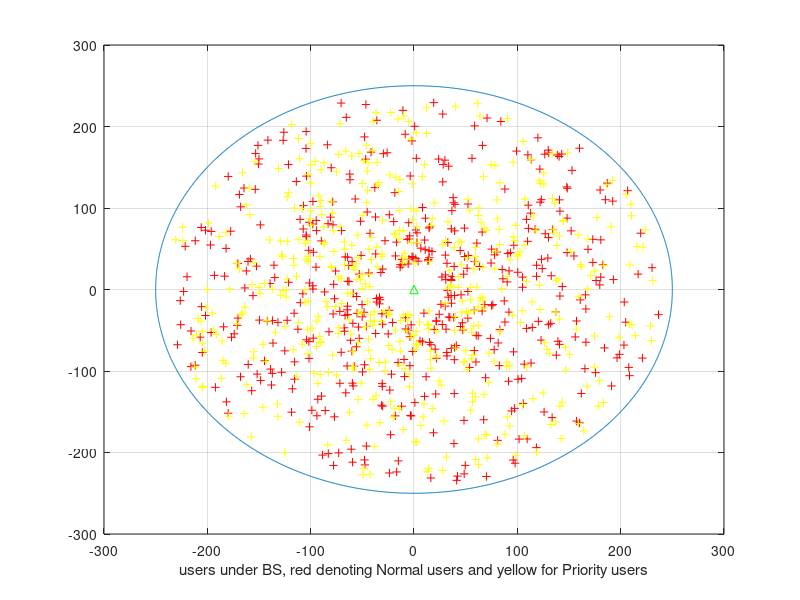
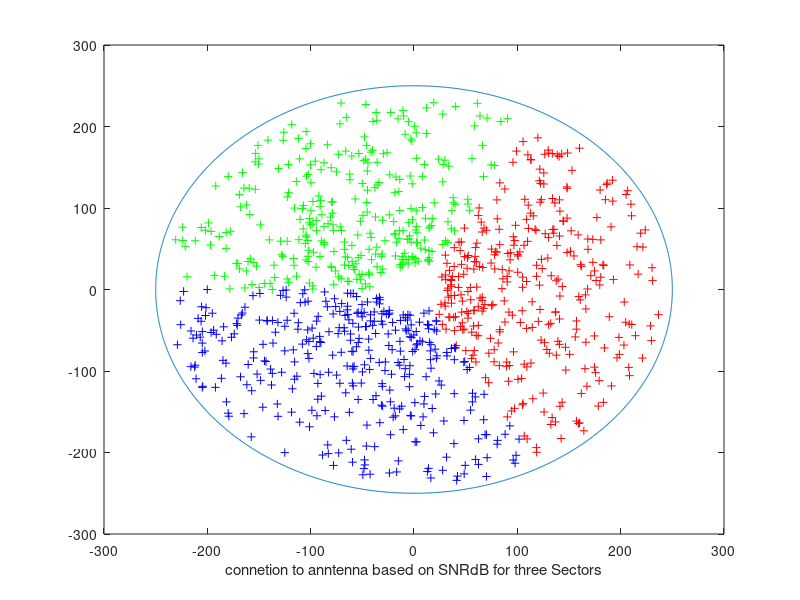

These charts were generated, in order, by the following MATLAB code: (Note: this script raises an error after producing the figures.)
grid on;

% area under the base station
r = 250;
t = 0 : pi/1000 : pi*2;
x = r*cos(t);
y = r*sin(t);
figure(1);
plot (x,y);
hold on;
grid on;
xlabel('users under BS, red denoting Normal users and yellow for Priority users' );


% layout of the base station
Bs_X = 0;
Bs_Y = 0;
plot(Bs_X, Bs_Y, '^g');


% genration of users in base station
a=30;
b=240;
n=1000; 
OpUserR = a + (b-a).*rand(n,1);
c=0;
d=2*pi;
theta = c + (d-c).*rand(n,1);
userX= (OpUserR.*cos(theta));
userY= (OpUserR.*sin(theta));
normal = 0.5 *n;
priority = n - normal;
userX1= zeros(1,(normal));
userY1= zeros(1,(normal));
userX2= zeros(1,(priority));
userY2= zeros(1,(priority));
for i = 1:(normal)
    userX1(i) = userX(i);
    userY1(i) = userY(i);
end
k = 1;
for i = (normal+1):n
    userX2(k) = userX(i);
    userY2(k) = userY(i);
    k = k+1;
end

figure(1);
hold on;
plot(userX1, userY1,'+r')
plot(userX2, userY2,'+y')


%parameter calculation for users in the network
d=zeros(1,n);
pathLoss_M=zeros(1,n);
pathLoss2_M=zeros(1,n);
shadowing_M=zeros(1,n);
hbs=25;
hms=1.5;
fc=2.6;
std_dev_M= 8;
for i= 1:n
    d(i)= sqrt((userX(i)^2) +(userY(i)^2));
    pathLoss_M(i)= (44.9-6.55*log10(hbs))*log10(d(i))+34.46+5.83*log10(hbs)+23*log10(fc/5);
    pathLoss2_M(i)= 40*log10(d(i)) + 0.65 - 16.2*log10(hbs) - 16.2*log10(hms) + 3.8*log10(fc/5); 
    shadowing_M= std_dev_M.* randn(n, 1);
end;




% parameter calculation for the first sector
i=1;
Aa1 = zeros(1,n) ;
Mg = 17; % max gain
Am = 20; %
W = 70;
gain = zeros(3, n);

while(i<=n)
if (0<=userX(i) && 0<userY(i))
  Aa1(i) = abs(atand(userY(i)/userX(i)))  ;

                 
elseif (0>userX(i) && 0<userY(i))
  Aa1(i) = 180 - abs(atand(userY(i)/userX(i)))  ;

elseif (0>userX(i) && 0>userY(i))
  Aa1(i) = 180 + abs(atand(userY(i)/userX(i)))  ;

elseif (0<userX(i) && 0>userY(i))
  Aa1(i) = 360 - abs(atand(userY(i)/userX(i)))  ;

end;
  if Aa1(i)>180
      Aa1(i)= 360- Aa1(i);
  end;
  if Aa1(i)< -180
      Aa1(i)= 360+Aa1(i);
  end;
      
   

 x=12*((Aa1(i)/W)^2);
gain(1,i)= Mg - min(x, Am);

i =i + 1 ;
end;



% parameter calculation for the second sector
i=1;
Aa2 = zeros(1,n) ;

while(i<=n)
if (0<userX(i) && 0<userY(i)) 
  Aa2(i) = 120 - abs(atand(userY(i)/userX(i)))  ;

elseif (0>userX(i) && 0<userY(i) && theta(i)>2*pi/3)
  Aa2(i) = 60 - abs(atand(userY(i)/userX(i)));
  
elseif (0>userX(i) && 0<userY(i) && theta(i)<2*pi/3)
  Aa2(i) = abs(atand(userY(i)/userX(i)))-60;

elseif (0>userX(i) && 0>userY(i))
  Aa2(i) = 60 + abs(atand(userY(i)/userX(i)))  ;

else 
  Aa2(i) = 240 - abs(atand(userY(i)/userX(i)))  ;

end;
 if Aa2(i)>180
      Aa2(i)= 360- Aa2(i);
  end;
  if Aa2(i)< -180
      Aa2(i)= 360+Aa2(i);
  end;
  
 x2=12*((Aa2(i)/W)^2);
gain(2,i)= Mg - min(x2, Am);

i =i + 1 ;
end;

% parameter calculation for the third sector
i=1;
Aa3 = zeros(1,n) ;

while(i<=n)
if (0<userX(i) && 0<userY(i))
  Aa3(i) = 240 - abs(atand(userY(i)/userX(i)))  ;


elseif (0>userX(i) && 0<userY(i))
  Aa3(i) = 60 + abs(atand(userY(i)/userX(i))) ;

elseif (0>userX(i) && 0>userY(i))
  theta1 =abs(atand(userY(i)/userX(i)) ) ;
  if theta1<60
      Aa3(i)= 60- theta1;
  elseif theta1>=60
      Aa3(i)=theta1-60;
  end;
  
 elseif (0<userX(i) && 0>userY(i))
  Aa3(i) = 120 - abs(atand(userY(i)/userX(i)))  ;

 end;
 
  if Aa3(i)>180
      Aa3(i)= 360- Aa3(i);
  end;
  if Aa3(i)< -180
      Aa3(i)= 360+Aa3(i);
  end;
      
 x3=12*((Aa3(i)/W)^2);
gain(3,i)= Mg - min(x3, Am);

i =i + 1 ;
end;


RS= zeros(3,n);
RSw= zeros(3,n);% Received signal in Watt
BS_Tx= 43;
gainMs= 0;
SNRw= zeros(3,n);
SNRdB= zeros(3,n);
bandwidth= 5000000;
noise_dB= -174 + 10*log10(bandwidth);
noise_w= 10^(noise_dB/10); % Noise power in Watt

alpha = 0.65;
dataRatePerH = zeros(1,n);
dataRate = zeros(1,n);
uSNRw= zeros(3,n);
uSNRdB = zeros(1,n);
RBbandwidth = 180000;
Unoise_dB= -174 + 10*log10(RBbandwidth);
Unoise_w= 10^(Unoise_dB/10);
fileSize = 16000000; % 2MB in bits

for i= 1:3
    for j= 1:normal
        RS(i,j)= BS_Tx + gain(i,j) + gainMs - pathLoss_M(j) - shadowing_M(j);
        RSw(i,j)= 10^(RS(i,j)/10);
        SNRw(i,j)= RSw(i,j)/noise_w;
        SNRdB(i,j)= 10 *log10(SNRw(i,j));
        
        uSNRw(i,j)= RSw(i,j)/Unoise_w;
        uSNRdB(i,j)= 10 *log10(uSNRw(i,j));
        
        if uSNRdB(i,j)>21
            uSNRdB(i,j) =21;
        end
        
        dataRatePerH(i,j) = alpha*log2(1+10.^(uSNRdB(i,j)/10));
        dataRate(i,j) = 900000; % 900Kbps
        
    end;
    
    
       for j= normal+1 : n
        RS(i,j)= BS_Tx + gain(i,j) + gainMs - pathLoss_M(j) - shadowing_M(j);
        RSw(i,j)= 10^(RS(i,j)/10);
        SNRw(i,j)= RSw(i,j)/noise_w;
        SNRdB(i,j)= 10 *log10(SNRw(i,j));
        
        uSNRw(i,j)= RSw(i,j)/Unoise_w;
        uSNRdB(i,j)= 10 *log10(uSNRw(i,j));
        
        if uSNRdB(i,j)>21
            uSNRdB(i,j) =21;
        end
        
        dataRatePerH(i,j) = alpha*log2(1+10.^(uSNRdB(i,j)/10));
        dataRate(i,j) = 2500000; % 2.5Mbps
        
       end;
    
    
end;



RdataRate = max(dataRate,[],1); % data rate(tx rate ) of each user.
RBbandwidthNormal = RdataRate(1,1)/dataRatePerH(1,1); % Adjusted to fit 900kb/s data rate
RBbandwidthPriority = RdataRate(1,normal+1)/dataRatePerH(1,normal+1); % Adjusted to fit 2.5MB/s data rate
serviceTime = zeros(1,n); % Service time for each user.

i=1;
for i=i:n
serviceTime(i) = fileSize/(RdataRate(i));
end;

SNRdB1= zeros(3,normal);
SNRdB2= zeros(3,priority);

for i= 1:3
    for j= 1:normal
        SNRdB1(i,j)= SNRdB(i,j);
    end;
end;

k=1;
for i= 1:3
    for j= (normal+1):n
        SNRdB2(i,k)= SNRdB(i,j);
        k=k+1;
    end;
    k=1;
end;


[maxSNRdB, indexSNRdB] =  max(SNRdB,[],1);
cell1 = find(indexSNRdB==1); %index of All users connected to cell1
cell2 = find(indexSNRdB==2); %index of All users connected to cell2
cell3 = find(indexSNRdB==3); %index of All users connected to cell3

[maxSNRdB1, indexSNRdB1] =  max(SNRdB1,[],1);
[maxSNRdB2, indexSNRdB2] =  max(SNRdB2,[],1);
cell11 = find(indexSNRdB1==1); %index of Normal users connected to cell1
cell12 = find(indexSNRdB1==2); %index of Normal users connected to cell2
cell13 = find(indexSNRdB1==3); %index of Normal users connected to cell3

cell21 = find(indexSNRdB2==1); %index of Priority users connected to cell1
cell22 = find(indexSNRdB2==2); %index of Priority users connected to cell1
cell23 = find(indexSNRdB2==3); %index of Priority users connected to cell1

figure(2);
r = 250;
t = 0 : pi/1000 : pi*2;
x = r*cos(t);
y = r*sin(t);
plot (x,y);
hold on;

figure(2);
plot(userX(cell1), userY(cell1),'+r', userX(cell2), userY(cell2),'+g',userX(cell3), userY(cell3),'+b');
xlabel('connetion to anntenna based on SNRdB for three Sectors' );


% Radio Resource Allocation Segment

Lamda = 0.5:1.5:12.5;
z = length(Lamda);
blockingProb = zeros(1,z);
throughput = zeros(1,z);
Energy = zeros(1,z);
ECR = zeros(1,z);
bNum = zeros(1,z); %number of blocked users
sCall = zeros(1,z);%number of served users
timeNow = -1*ones(1,z);
averageDelay = zeros(1,z);
delay = zeros(1,z);
numChannelsPerSector = 32;
perNormal = 0.5; % Percentage of total bandwidth allocated to Normal users
perPriority = 1- perNormal; % Percentage of total bandwidth allocated to Priority users
numChannelsNormal = ceil( numChannelsPerSector * perNormal); % Number of channels available for normal user
numChannelsPriority = numChannelsPerSector - numChannelsNormal; % Number of channels available for priority user
l=1; %  Iterates up to the length of lamda (z)
p_max = 20; %in watt
p_not = 130; %in watt
deltaP = 4.7;
Ntrx = 1;


for lamda = 0.5:1.5:12.5;  % Adjust one on top too
    
 tNumCalls = 10000;  
 lamdaNormal = 0.5 * lamda;
 lamdaPriority = lamda - lamdaNormal;

 XNormal =  -1/lamdaNormal*log(1-rand(1,tNumCalls/2)); % Interarrival for Normal
 arrivalTimeNormal = cumsum(XNormal);  % vector of arrival times for Normal 

 XPriority =  -1/lamdaPriority*log(1-rand(1,tNumCalls/2)); % Interarrival for Priority
 arrivalTimePriority = cumsum(XPriority);  % vector of arrival times for Priority

 combineArrivalTime = sort(union(arrivalTimeNormal,arrivalTimePriority)); % in Ascending form
 
 departureTime = inf*ones(1,tNumCalls);
 depTime = inf*ones(1,n); % for each user in the system
 
 tNum = 1;  % Current number of arrived calls
 channelStatus1 = zeros(1,numChannelsPerSector);
 channelStatus2 = zeros(1,numChannelsPerSector);
 channelStatus3 = zeros(1,numChannelsPerSector);
 pp=0;
 
 cellSel = zeros(1,n);  % Cell selected by user
 uState = zeros(1,n);   % Current state of each user
 uStateNormal = zeros(1,normal); % state of Normal Users
 uStatePriority = zeros(1,priority); % state of Priority Users
 uChannel = zeros(1,n); % Current channel connected to
 userAtime = zeros(1,n);% Current user arrival time
 userDtime = zeros(1,n);% current user departure time
 minaggTime =0;
 
 
  while(tNum<=tNumCalls-1)
     
    idle = 0;
    busy = 1;
    
    % Check for the class corresponding to the current Arrival time
    normalArrival = any(arrivalTimeNormal(:) == combineArrivalTime(tNum) );
    priorityArrival = any(arrivalTimePriority(:) == combineArrivalTime(tNum) );
    
    
    if normalArrival == 1    % if user is from the Normal class
        allFree = find(uState == 0); % vector of indexes of all free users
        freeUsers = find(allFree <= normal);
        uCall = allFree(freeUsers(randi(numel(freeUsers))));   % index of selected user to make call  
    end
    
    if priorityArrival == 1    % if user is from the Priority class
        allFree = find(uState == 0); % vector of indexes of all free users
        freeUsers = find(allFree > normal);
        uCall = allFree(freeUsers(randi(numel(freeUsers))));  % index of selected user to make call  
    end
     
    userAtime(uCall) = combineArrivalTime(tNum); % Arrival Time of selected user
    
    id1 = find(cell1==uCall);
    id2 = find(cell2==uCall);
    id3 = find(cell3==uCall); 
    
    TF1 = isempty(id1);
    TF2 = isempty(id2);
    TF3 = isempty(id3); 
    
   
     if TF1==0  % if user to call is connected to cell1
        if (1<=uCall && uCall<= normal) % if user is a Normal user
            selCh = find(channelStatus1==0); 
            freeCh = find(selCh <= numChannelsNormal);
            cellSel(uCall)=11; % normal cell1
            
        else  % user is a priority user
            selCh = find(channelStatus1==0); 
            freeCh = find(selCh > numChannelsNormal);
            cellSel(uCall)=21; % priority cell1 
        end
        
    end;
    
    if TF2==0  % if user to call is connected to cell2
        if (1<=uCall && uCall<= normal) % if user is a Normal user
            selCh = find(channelStatus2==0); 
            freeCh = find(selCh <= numChannelsNormal);
            cellSel(uCall)=12; % normal cell2
            
        else  % user is a priority user
            selCh = find(channelStatus2==0); 
            freeCh = find(selCh >numChannelsNormal);
            cellSel(uCall)=22; % priority cell2 
        end
    end;
    
    if TF3==0  % if user to call is connected to cell3
         if (1<=uCall && uCall<= normal) % if user is a Normal user
            selCh = find(channelStatus3==0); 
            freeCh = find(selCh <= numChannelsNormal);
            cellSel(uCall)=13; % normal cell3
            
        else  % user is a priority user
            selCh = find(channelStatus3==0); 
            freeCh = find(selCh > numChannelsNormal);
            cellSel(uCall)=23; % priority cell3 
        end
    end;
     
    h = isempty(freeCh);
    if RdataRate(uCall) >= 155.5740 %corresponding datarate for 1.8dB user snrdB
        m = 0;
    end;
    
   
    if h==0 && m==0   % free channel and high enough snrDB
        
            uState(uCall) = busy;
            uChannel(uCall)= selCh(freeCh(1));
        
        
            if (cellSel(uCall) == 11 || cellSel(uCall) == 21)
                
                 %Energy Modelling
              busyRatio1 = length(find(channelStatus1 == 1))/length(channelStatus1);
              busyRatio2 = length(find(channelStatus2 == 1))/length(channelStatus2);
              busyRatio3 = length(find(channelStatus3 == 1))/length(channelStatus3);
           
              p_out1 = busyRatio1 * p_max;
              p_out2 = busyRatio2 * p_max;
              p_out3 = busyRatio3 * p_max;
              power = Ntrx*((p_not + deltaP*p_out1)+ (p_not + deltaP*p_out2)+ (p_not + deltaP*p_out3)) ; 
              
              if(indexaggTime == 1)
              Energy(l) = Energy(l) + power * (combineArrivalTime(tNum) - combineArrivalTime(tNum-1) );
              else
                  Energy(l) = Energy(l) + power * (combineArrivalTime(tNum) - minaggTime );
              end  
              
              
              channelStatus1(selCh(freeCh(1))) = busy;
              
            elseif (cellSel(uCall) == 12 || cellSel(uCall) == 22)
                
                  %Energy Modelling
              busyRatio1 = length(find(channelStatus1 == 1))/length(channelStatus1);
              busyRatio2 = length(find(channelStatus2 == 1))/length(channelStatus2);
              busyRatio3 = length(find(channelStatus3 == 1))/length(channelStatus3);
         
              p_out1 = busyRatio1 * p_max;
              p_out2 = busyRatio2 * p_max;
              p_out3 = busyRatio3 * p_max;
              power = Ntrx*((p_not + deltaP*p_out1)+ (p_not + deltaP*p_out2)+ (p_not + deltaP*p_out3)) ;  
             
              if(indexaggTime == 1)
              Energy(l) = Energy(l) + power * (combineArrivalTime(tNum) - combineArrivalTime(tNum-1) );
              else
                  Energy(l) = Energy(l) + power * (combineArrivalTime(tNum) - minaggTime );
              end  
              
                
              channelStatus2(selCh(freeCh(1))) = busy;
              
            elseif (cellSel(uCall) == 13 || cellSel(uCall) == 23) 
                
                  %Energy Modelling
              busyRatio1 = length(find(channelStatus1 == 1))/length(channelStatus1);
              busyRatio2 = length(find(channelStatus2 == 1))/length(channelStatus2);
              busyRatio3 = length(find(channelStatus3 == 1))/length(channelStatus3);
           
              p_out1 = busyRatio1 * p_max;
              p_out2 = busyRatio2 * p_max;
              p_out3 = busyRatio3 * p_max;
              power = Ntrx*((p_not + deltaP*p_out1)+ (p_not + deltaP*p_out2)+ (p_not + deltaP*p_out3)) ;  
              
              if(indexaggTime == 1)
              Energy(l) = Energy(l) + power * (combineArrivalTime(tNum) - combineArrivalTime(tNum-1) );
              else
                  Energy(l) = Energy(l) + power * (combineArrivalTime(tNum) - minaggTime );
              end  
              
                
            channelStatus3(selCh(freeCh(1))) = busy;
            end;
    
            departureTime(tNum) = combineArrivalTime(tNum) + serviceTime(uCall);
            depTime(uCall) = departureTime(tNum);uState(uCall) = busy;
            uChannel(uCall)= selCh(freeCh(1));
        
        
            if (cellSel(uCall) == 11 || cellSel(uCall) == 21)
            channelStatus1(selCh(freeCh(1))) = busy;
            elseif (cellSel(uCall) == 12 || cellSel(uCall) == 22)
            channelStatus2(selCh(freeCh(1))) = busy;
            elseif (cellSel(uCall) == 13 || cellSel(uCall) == 23) 
            channelStatus3(selCh(freeCh(1))) = busy;
            end;
    
            departureTime(tNum) = combineArrivalTime(tNum) + serviceTime(uCall);
            depTime(uCall) = departureTime(tNum);
        
    
    else bNum(l) = bNum(l)+1; 
    end;
    
 
    
    
     SdepartureTime = min(departureTime(departureTime>timeNow(l)));
     SarrivalTime = combineArrivalTime(tNum+1);
     aggTime = [SarrivalTime;SdepartureTime];
     [minaggTime, indexaggTime] =  min(aggTime,[],1);
     
     
      if indexaggTime == 1 % Arrival
          
          %Energy Modelling
          
              busyRatio1 = length(find(channelStatus1 == 1))/length(channelStatus1);
              busyRatio2 = length(find(channelStatus2 == 1))/length(channelStatus2);
              busyRatio3 = length(find(channelStatus3 == 1))/length(channelStatus3);
           
              p_out1 = busyRatio1 * p_max;
              p_out2 = busyRatio2 * p_max;
              p_out3 = busyRatio3 * p_max;
              power = Ntrx*((p_not + deltaP*p_out1)+ (p_not + deltaP*p_out2)+ (p_not + deltaP*p_out3)) ; 
              Energy(l) = Energy(l) + power * (SarrivalTime - timeNow(l) );
              
      end
  
     
     

     
      if indexaggTime == 2 % Departure Time
         TL1 = find(depTime<=SarrivalTime);
         TL2 = find(uState==busy);
         idUser = intersect(TL1,TL2);
         q = length(idUser); 
         kk = zeros(1,q);
         i=1;
         ii=1;
       
         for ii = ii:q
             kk(ii) = cellSel(idUser(ii));
         end; 
         
         initTime = timeNow(l); 
       
         while i<=q
             uState(idUser(i))=idle;% reseting a user's status after a successful call
             userDtime(idUser(i)) = depTime(idUser(i)); 
             delay(l) = delay(l) + userDtime(idUser(i)) - userAtime(idUser(i));
             sCall(l) = sCall(l)+1;
               
            if kk(i) ==11 || kk(i) == 21
              
                %Energy Modelling
              busyRatio1 = length(find(channelStatus1 == 1))/length(channelStatus1);
              busyRatio2 = length(find(channelStatus2 == 1))/length(channelStatus2);
              busyRatio3 = length(find(channelStatus3 == 1))/length(channelStatus3);
            
              p_out1 = busyRatio1 * p_max;
              p_out2 = busyRatio2 * p_max;
              p_out3 = busyRatio3 * p_max;
              power = Ntrx*((p_not + deltaP*p_out1)+ (p_not + deltaP*p_out2)+ (p_not + deltaP*p_out3)) ; 
              Energy(l) = Energy(l) + power * (depTime(idUser(i)) - initTime );
              initTime = depTime(idUser(i));
              
              channelStatus1(uChannel(idUser(i)))=idle;
         
            elseif kk(i)==12 || kk(i) == 22
                
               %Energy Modelling
              busyRatio1 = length(find(channelStatus1 == 1))/length(channelStatus1);
              busyRatio2 = length(find(channelStatus2 == 1))/length(channelStatus2);
              busyRatio3 = length(find(channelStatus3 == 1))/length(channelStatus3);
           
              p_out1 = busyRatio1 * p_max;
              p_out2 = busyRatio2 * p_max;
              p_out3 = busyRatio3 * p_max;
              power = Ntrx*((p_not + deltaP*p_out1)+ (p_not + deltaP*p_out2)+ (p_not + deltaP*p_out3)) ;  
              Energy(l) = Energy(l) + power * (depTime(idUser(i)) - initTime );
              initTime = depTime(idUser(i));
              
              channelStatus2(uChannel(idUser(i)))=idle; 
         
            elseif kk(i)==13 || kk(i) == 23
                
                   %Energy Modelling
              busyRatio1 = length(find(channelStatus1 == 1))/length(channelStatus1);
              busyRatio2 = length(find(channelStatus2 == 1))/length(channelStatus2);
              busyRatio3 = length(find(channelStatus3 == 1))/length(channelStatus3);
             
              p_out1 = busyRatio1 * p_max;
              p_out2 = busyRatio2 * p_max;
              p_out3 = busyRatio3 * p_max;
              power = Ntrx*((p_not + deltaP*p_out1)+ (p_not + deltaP*p_out2)+ (p_not + deltaP*p_out3)) ;  
              Energy(l) = Energy(l) + power * (depTime(idUser(i)) - initTime );
              initTime = depTime(idUser(i));
              
              channelStatus3(uChannel(idUser(i)))=idle;
            end;
            depTime(idUser(i))= inf;
            pp=pp+1;
            i=i+1;
         end;
      
     
     end;
    
   timeNow(l) = minaggTime;
   tNum = tNum + 1;
    
    
  end;
 
 
 blockingProb(l) = (bNum(l)/(tNum-1))*100;

 throughput(l) = (sCall(l)*fileSize)/timeNow(l);

 averageDelay(l) = delay(l)/sCall(l) ;
 
 ECR(l) = Energy(l)/(sCall(l)*fileSize);
 
 l = l+1;
 
end;

figure(3);
hold on;
grid on;
plot(Lamda, blockingProb,'^-b');
xlabel('arrival rate' );
ylabel('blocking pobability (%)' );


figure(4);
hold on;
grid on;
plot(Lamda, throughput, '^-b');
xlabel('arrival rate' );
ylabel('throughput (bit/s)' );


figure(5);
hold on;
grid on;
plot(Lamda, averageDelay, '^-b');
xlabel('arrival rate' );
ylabel('average delay (s)' );

figure(6);
hold on;
grid on;
plot(Lamda, ECR, '^-b');
xlabel('arrival rate' );
ylabel('Energy Consumption Ratio (Joules/bit)' );




